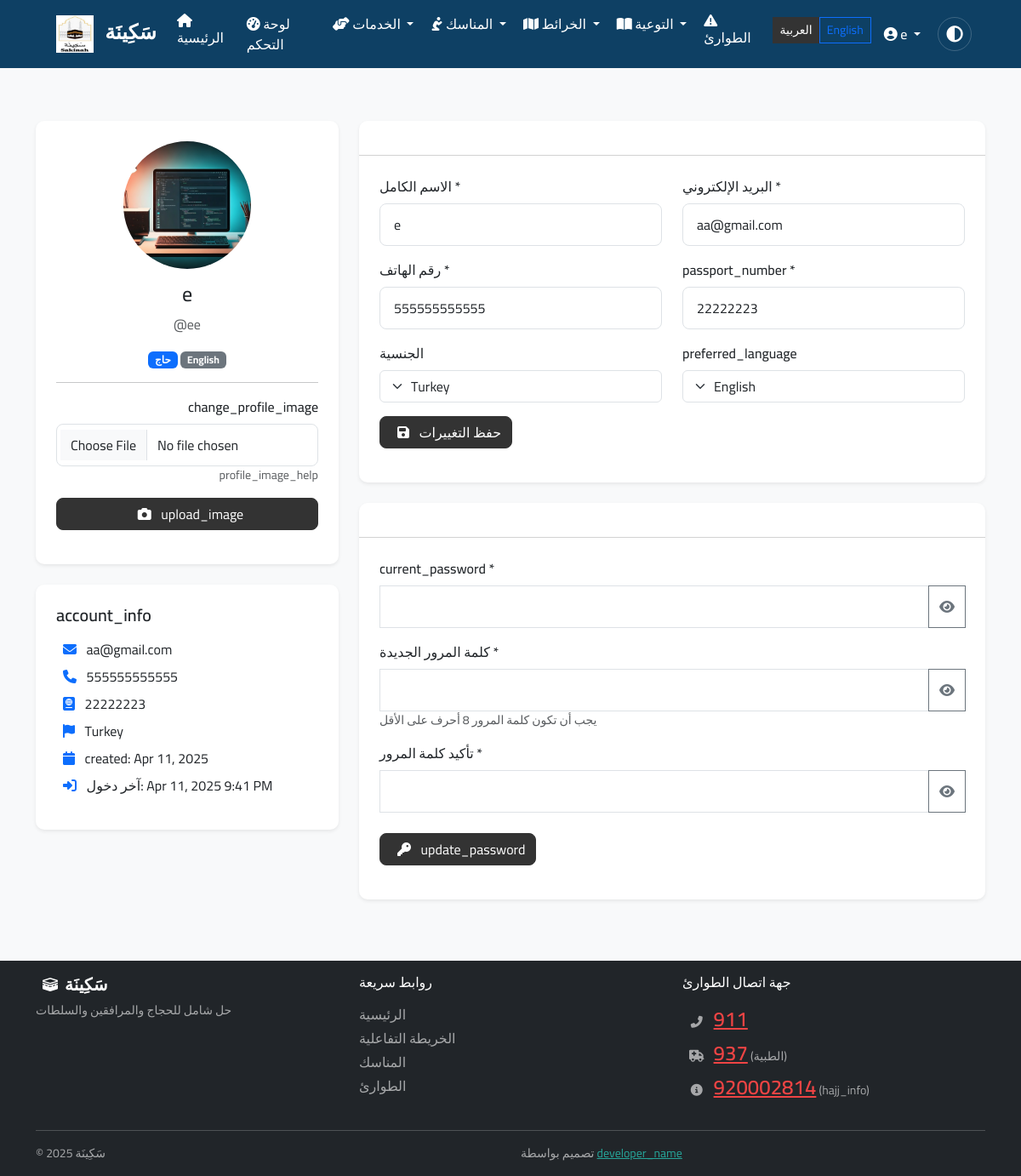
Page /auth/profile.php?lang=ar (signed in) on the committed database.
### tables this page shows
CREATE TABLE `users` (
  `id` int(11) NOT NULL,
  `username` varchar(100) NOT NULL,
  `full_name` varchar(100) NOT NULL,
  `email` varchar(100) NOT NULL,
  `password` varchar(255) NOT NULL,
  `phone` varchar(20) DEFAULT NULL,
  `nationality` varchar(50) DEFAULT NULL,
  `passport_number` varchar(30) DEFAULT NULL,
  `user_type` enum('pilgrim','guardian','authority','admin') NOT NULL DEFAULT 'pilgrim',
  `profile_image` varchar(255) DEFAULT NULL,
  `language` varchar(10) DEFAULT 'en',
  `active` tinyint(1) DEFAULT 1,
  `last_login` datetime DEFAULT NULL,
  `created_at` datetime NOT NULL,
  `updated_at` datetime NOT NULL DEFAULT current_timestamp() ON UPDATE current_timestamp()
);

### auth/profile.php (the view, shortened to what the rows shown need)
<?php
require_once('../includes/functions.php');
$bodyClass = 'bg-light';
include_once('../includes/header.php');
?>
<div class="container py-5">
    <div class="row">
        <div class="col-md-4 mb-4">
            <div class="card shadow-sm">
                <div class="card-body text-center">
                    <?php if (!empty($user['profile_image'])): ?>
                        <img src="<?php echo SITE_URL; ?>/uploads/profiles/<?php echo htmlspecialchars($user['profile_image']); ?>" alt="<?php echo htmlspecialchars($user['full_name']); ?>" class="img-fluid rounded-circle mb-3" style="width: 150px; height: 150px; object-fit: cover;">
                    <?php else: ?>
                        <div class="rounded-circle bg-light d-flex align-items-center justify-content-center mx-auto mb-3" style="width: 150px; height: 150px;">
                            <i class="fas fa-user text-secondary" style="font-size: 5rem;"></i>
                        </div>
                    <?php endif; ?>
                    <h3 class="h4 mb-2"><?php echo htmlspecialchars($user['full_name']); ?></h3>
                    <p class="text-muted mb-3">@<?php echo htmlspecialchars($user['username']); ?></p>
                    <p>
                        <span class="badge bg-primary"><?php echo __($user['user_type']); ?></span>
                        <span class="badge bg-secondary"><?php echo $user['language'] === 'ar' ? 'العربية' : 'English'; ?></span>
                    </p>
                    <hr>
                    <form method="POST" action="" enctype="multipart/form-data" class="text-start">
                        <div class="mb-3">
                        </div>
                        <button type="submit" class="btn btn-primary w-100">
                        </button>
                    </form>
                </div>
            </div>
            <div class="card shadow-sm mt-4">
                <div class="card-body">
                    <ul class="list-unstyled">
                        <li class="mb-2">
                            <i class="fas fa-envelope text-primary me-2"></i> <?php echo htmlspecialchars($user['email']); ?>
                        </li>
                        <li class="mb-2">
                            <i class="fas fa-phone text-primary me-2"></i> <?php echo htmlspecialchars($user['phone']); ?>
                        </li>
                        <li class="mb-2">
                            <i class="fas fa-passport text-primary me-2"></i> <?php echo htmlspecialchars($user['passport_number']); ?>
                        </li>
                        <li class="mb-2">
                            <i class="fas fa-flag text-primary me-2"></i> <?php echo htmlspecialchars($user['nationality']); ?>
                        </li>
                        <li class="mb-2">
                            <i class="fas fa-calendar text-primary me-2"></i> <?php echo __('created'); ?>: <?php echo date('M j, Y', strtotime($user['created_at'])); ?>
                        </li>
                        <?php if ($user['last_login']): ?>
                        <li>
                            <i class="fas fa-sign-in-alt text-primary me-2"></i> <?php echo __('last_login'); ?>: <?php echo date('M j, Y g:i A', strtotime($user['last_login'])); ?>
                        </li>
                        <?php endif; ?>
                    </ul>
                </div>
            </div>
        </div>
        <div class="col-md-8">
            <div class="card shadow-sm mb-4">
                <div class="card-body">
                    <form method="POST" action="">
                        <div class="row">
                            <div class="col-md-6 mb-3">
                                <label for="full_name" class="form-label"><?php echo __('full_name'); ?> *</label>
                                <input type="text" class="form-control" id="full_name" name="full_name" value="<?php echo htmlspecialchars($user['full_name']); ?>" required>
                            </div>
                            <div class="col-md-6 mb-3">
                                <label for="email" class="form-label"><?php echo __('email'); ?> *</label>
                                <input type="email" class="form-control" id="email" name="email" value="<?php echo htmlspecialchars($user['email']); ?>" required>
                            </div>
                        </div>
                        <div class="row">
                            <div class="col-md-6 mb-3">
                                <label for="phone" class="form-label"><?php echo __('phone'); ?> *</label>
                                <input type="tel" class="form-control" id="phone" name="phone" value="<?php echo htmlspecialchars($user['phone']); ?>" required>
                            </div>
                            <div class="col-md-6 mb-3">
                                <label for="passport_number" class="form-label"><?php echo __('passport_number'); ?> *</label>
                                <input type="text" class="form-control" id="passport_number" name="passport_number" value="<?php echo htmlspecialchars($user['passport_number']); ?>" required>
                            </div>
                        </div>
                        <div class="row">
                            <div class="col-md-6 mb-3">
                                <label for="nationality" class="form-label"><?php echo __('nationality'); ?></label>
                                <select class="form-select" id="nationality" name="nationality">
                                    <option value="Turkey" <?php echo $user['nationality'] === 'Turkey' ? 'selected' : ''; ?>>Turkey</option>
                                </select>
                            </div>
                            <div class="col-md-6 mb-3">
                                <label for="language" class="form-label"><?php echo __('preferred_language'); ?></label>
                                <select class="form-select" id="language" name="language">
                                    <option value="en" <?php echo $user['language'] === 'en' ? 'selected' : ''; ?>>English</option>
                                </select>
                            </div>
                        </div>
                    </form>
                </div>
            </div>
        </div>
    </div>
</div>
<?php
include_once('../includes/footer.php');
?>

### includes/header.php (shortened to what the rows shown need)
<?php
require_once $_SERVER['DOCUMENT_ROOT'] . '/hajj-umrah-platform/includes/functions.php';
$lang = getCurrentLanguage();
$currentUser = isLoggedIn() ? getCurrentUser() : null;
?>
    <link href="https://cdn.jsdelivr.net/npm/bootstrap@5.3.0/dist/css/bootstrap.min.css" rel="stylesheet">
    <link rel="stylesheet" href="https://cdnjs.cloudflare.com/ajax/libs/font-awesome/6.4.0/css/all.min.css">
    <?php if ($lang === 'ar'): ?>
        <link rel="stylesheet" href="https://cdn.jsdelivr.net/npm/bootstrap@5.3.0/dist/css/bootstrap.rtl.min.css">
    <?php endif; ?>
    <link rel="stylesheet" href="<?php echo SITE_URL; ?>/assets/css/styles.css">
</head>
<body class="<?php echo $lang === 'ar' ? 'arabic-font' : ''; ?> <?php echo isset($bodyClass) ? htmlspecialchars($bodyClass) : ''; ?>">
    <nav class="navbar navbar-expand-lg navbar-dark fixed-top">
       <div class="container">
            <div class="collapse navbar-collapse" id="navbarNav">
                <ul class="navbar-nav ms-auto">
                    <?php if (isLoggedIn()): ?>
                        <li class="nav-item dropdown">
                            <a class="nav-link dropdown-toggle" href="#" id="userDropdown" role="button" data-bs-toggle="dropdown" aria-expanded="false">
                                <i class="fas fa-user-circle"></i> <?php echo htmlspecialchars($currentUser['full_name']); ?>
                            </a>
                        </li>
                    <?php endif; ?>
                </ul>
            </div>
        </div>
    </nav>
    <main class="py-4">

### rows in the picture
users: full_name "e", profile_image (picture), username "ee", user_type "حاج", email "aa@gmail.com", phone "555555555555", passport_number "22222223", nationality "Turkey", created_at "Apr 11, 2025", last_login "Apr 11, 2025 9:41 PM", language "English"

### other values in the picture
__('site_name') "سَكِينَة"
__('home') "الرئيسية"
__('dashboard') "لوحة التحكم"
__('services') "الخدمات"
__('rituals') "المناسك"
__('maps') "الخرائط"
__('education') "التوعية"
__('emergency') "الطوارئ"
__('change_profile_image') "change_profile_image"
__('profile_image_help') "profile_image_help"
__('upload_image') "upload_image"
__('account_info') "account_info"
__('created') "created"
__('last_login') "آخر دخول"
__('full_name') "الاسم الكامل"
